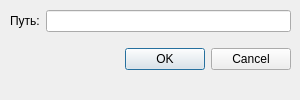
<?xml version="1.0" encoding="UTF-8"?>
<ui version="4.0">
 <class>FileExplorer</class>
 <widget class="QDialog" name="FileExplorer">
  <property name="geometry">
   <rect>
    <x>0</x>
    <y>0</y>
    <width>300</width>
    <height>100</height>
   </rect>
  </property>
  <property name="windowTitle">
   <string>Dialog</string>
  </property>
  <widget class="QWidget" name="">
   <property name="geometry">
    <rect>
     <x>10</x>
     <y>0</y>
     <width>281</width>
     <height>81</height>
    </rect>
   </property>
   <layout class="QVBoxLayout" name="verticalLayout">
    <item>
     <layout class="QHBoxLayout" name="horizontalLayout">
      <item>
       <widget class="QLabel" name="labelInput">
        <property name="text">
         <string>Путь:</string>
        </property>
       </widget>
      </item>
      <item>
       <widget class="QLineEdit" name="lineEditInput"/>
      </item>
     </layout>
    </item>
    <item>
     <widget class="QDialogButtonBox" name="buttonBox">
      <property name="standardButtons">
       <set>QDialogButtonBox::Cancel|QDialogButtonBox::Ok</set>
      </property>
     </widget>
    </item>
   </layout>
  </widget>
 </widget>
 <resources/>
 <connections/>
</ui>
